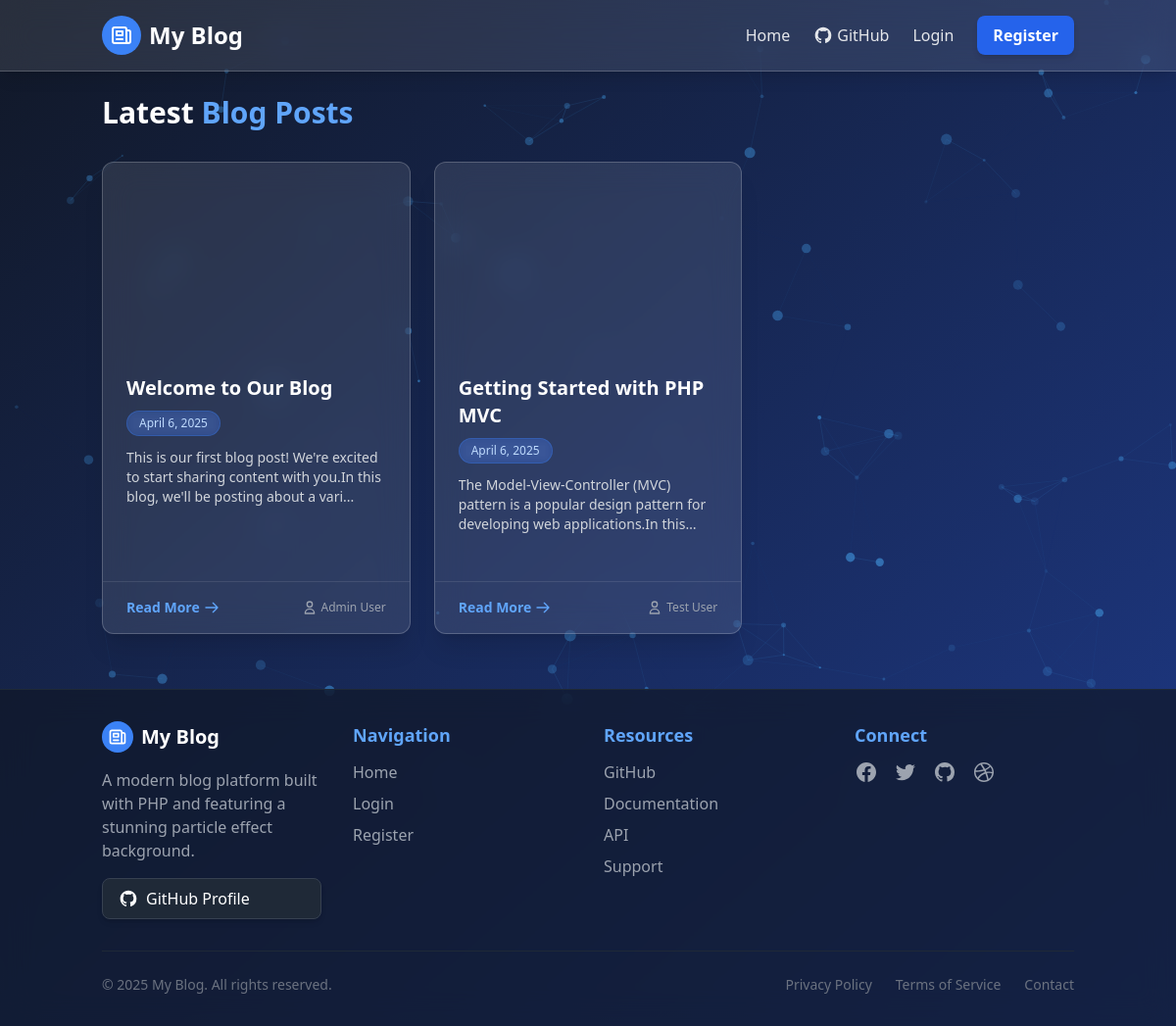
The page / on the database its author committed.
### tables this page shows
CREATE TABLE IF NOT EXISTS posts (
  id INT AUTO_INCREMENT PRIMARY KEY,
  user_id INT NOT NULL,
  title VARCHAR(255) NOT NULL,
  slug VARCHAR(255) NOT NULL UNIQUE,
  body TEXT NOT NULL,
  image VARCHAR(255) NOT NULL DEFAULT 'noimage.jpg',
  status ENUM('published', 'draft') NOT NULL DEFAULT 'published',
  created_at TIMESTAMP DEFAULT CURRENT_TIMESTAMP,
  updated_at TIMESTAMP DEFAULT CURRENT_TIMESTAMP ON UPDATE CURRENT_TIMESTAMP,
  FOREIGN KEY (user_id) REFERENCES users(id) ON DELETE CASCADE
);

CREATE TABLE IF NOT EXISTS users (
  id INT AUTO_INCREMENT PRIMARY KEY,
  name VARCHAR(255) NOT NULL,
  email VARCHAR(255) NOT NULL UNIQUE,
  username VARCHAR(50) NOT NULL UNIQUE,
  password VARCHAR(255) NOT NULL,
  role ENUM('admin', 'user') NOT NULL DEFAULT 'user',
  created_at TIMESTAMP DEFAULT CURRENT_TIMESTAMP,
  updated_at TIMESTAMP DEFAULT CURRENT_TIMESTAMP ON UPDATE CURRENT_TIMESTAMP
);

### app/controllers/Posts.php (called while the page is built, shortened)
<?php
class Posts extends Controller {
    private $postModel;
    public function __construct() {
        $this->postModel = $this->model('Post');
    }
    public function index() {
        $page = isset($_GET['page']) ? (int)$_GET['page'] : 1;
        $page = $page < 1 ? 1 : $page;
        $limit = 5;
        $offset = ($page - 1) * $limit;
        $posts = $this->postModel->getPosts($limit, $offset);
        $totalPosts = $this->postModel->getTotalPosts();
        $totalPages = ceil($totalPosts / $limit);
        $data = [
            'posts' => $posts,
            'currentPage' => $page,
            'totalPages' => $totalPages
        ];
        $this->view('posts/index', $data);
    }
}
?>

### app/helpers/Router.php (called while the page is built, shortened)
<?php
class Router {
    protected $currentMethod = DEFAULT_METHOD;
    public function __construct() {
        $url = $this->getUrl();
        if(isset($url[0]) && file_exists('../app/controllers/' . ucwords($url[0]) . '.php')) {
            unset($url[0]);
        }
        $this->currentController = new $this->currentController;
        if(isset($url[1])) {
            if(method_exists($this->currentController, $url[1])) {
                $this->currentMethod = $url[1];
                unset($url[1]);
            }
        }
        $this->params = $url ? array_values($url) : [];
        call_user_func_array([$this->currentController, $this->currentMethod], $this->params);
    }
    public function getUrl() {
        return ['posts', 'index'];
    }
}
?>

### public/index.php (called while the page is built, shortened)
<?php
require_once '../app/helpers/Router.php';
require_once '../app/models/Database.php';
$router = new Router();
?>

### app/models/Database.php (called while the page is built, shortened)
<?php
class Database {
    private $host = DB_HOST;
    private $user = DB_USER;
    private $pass = DB_PASS;
    private $dbname = DB_NAME;
    private $dbh;
    private $stmt;
    public function __construct() {
        $dsn = 'mysql:host=' . $this->host . ';dbname=' . $this->dbname;
        $options = array(
            PDO::ATTR_PERSISTENT => true,
            PDO::ATTR_ERRMODE => PDO::ERRMODE_EXCEPTION
        );
        try {
            $this->dbh = new PDO($dsn, $this->user, $this->pass, $options);
        } catch(PDOException $e) {
            $this->error = $e->getMessage();
            echo 'Database Connection Error: ' . $this->error;
        }
    }
    public function query($sql) {
        $this->stmt = $this->dbh->prepare($sql);
    }
    public function bind($param, $value, $type = null) {
        if(is_null($type)) {
            switch(true) {
                case is_int($value):
                    $type = PDO::PARAM_INT;
                    break;
                default:
                    $type = PDO::PARAM_STR;
            }
        }
        $this->stmt->bindValue($param, $value, $type);
    }
    public function execute() {
        return $this->stmt->execute();
    }
    public function resultSet() {
        $this->execute();
        return $this->stmt->fetchAll(PDO::FETCH_OBJ);
    }
}
?>

### app/models/Post.php (called while the page is built, shortened)
<?php
class Post {
    private $db;
    public function __construct() {
        $this->db = new Database;
    }
    public function getPosts($limit = 10, $offset = 0) {
        $this->db->query('SELECT p.*, u.username, u.name
                          FROM posts p
                          INNER JOIN users u
                          ON p.user_id = u.id
                          WHERE p.status = :status
                          ORDER BY p.created_at DESC
                          LIMIT :limit OFFSET :offset');
        $this->db->bind(':status', 'published');
        $this->db->bind(':limit', $limit);
        $this->db->bind(':offset', $offset);
        return $this->db->resultSet();
    }
    public function getTotalPosts($status = 'published') {
        $this->db->query('SELECT COUNT(*) as total FROM posts WHERE status = :status');
        $this->db->bind(':status', $status);
        $row = $this->db->single();
        return $row->total;
    }
}
?>

### app/views/posts/index.php (the view, shortened to what this page needs)
<?php require APPROOT . '/views/includes/header.php'; ?>
<div class="relative z-10 mb-8 flex flex-col sm:flex-row justify-between items-start sm:items-center gap-4">
  <h1 class="text-3xl font-bold text-white">Latest <span class="text-blue-400">Blog Posts</span></h1>
</div>
<?php if(empty($data['posts'])) : ?>
  <div class="relative z-10 bg-white/10 backdrop-filter backdrop-blur-lg rounded-lg shadow-xl p-8 mb-6 transform transition-all duration-300 hover:scale-105 border border-white/20">
    <p class="text-white text-center text-lg">No posts available yet. Be the first to share your thoughts!</p>
  </div>
<?php else : ?>
  <div class="relative z-10 grid grid-cols-1 sm:grid-cols-2 lg:grid-cols-3 gap-6 mb-8">
    <?php foreach($data['posts'] as $post) : ?>
      <div class="blog-card bg-white/10 backdrop-filter backdrop-blur-lg rounded-xl shadow-xl overflow-hidden border border-white/20 flex flex-col h-full">
        <div class="image-container">
        </div>
        <div class="p-6 flex-grow content-area">
          <div class="flex justify-between items-start mb-2">
            <h2 class="text-xl font-bold text-white hover:text-blue-400 transition-colors duration-300">
              <a href="<?php echo BASE_URL; ?>/posts/show/<?php echo $post->id; ?>">
                <?php echo $post->title; ?>
              </a>
            </h2>
          </div>
          <span class="inline-block bg-blue-600/30 text-blue-200 text-xs px-3 py-1 rounded-full mb-3 backdrop-blur-sm border border-blue-500/30">
            <?php echo date('F j, Y', strtotime($post->created_at)); ?>
          </span>
          <p class="text-gray-300 mb-4 text-sm truncate-text"><?php echo substr(strip_tags($post->body), 0, 120) . '...'; ?></p>
        </div>
        <div class="px-6 pb-4 flex justify-between items-center border-t border-white/10 pt-4 mt-2">
          <a href="<?php echo BASE_URL; ?>/posts/show/<?php echo $post->id; ?>" class="text-blue-400 hover:text-blue-300 text-sm font-semibold flex items-center transition-colors duration-300">
            Read More
            <svg xmlns="http://www.w3.org/2000/svg" class="h-4 w-4 ml-1 transition-transform duration-300 group-hover:translate-x-1" fill="none" viewBox="0 0 24 24" stroke="currentColor">
              <path stroke-linecap="round" stroke-linejoin="round" stroke-width="2" d="M14 5l7 7m0 0l-7 7m7-7H3" />
            </svg>
          </a>
          <div class="text-xs text-gray-400 flex items-center">
            <svg xmlns="http://www.w3.org/2000/svg" class="h-4 w-4 mr-1" fill="none" viewBox="0 0 24 24" stroke="currentColor">
              <path stroke-linecap="round" stroke-linejoin="round" stroke-width="2" d="M16 7a4 4 0 11-8 0 4 4 0 018 0zM12 14a7 7 0 00-7 7h14a7 7 0 00-7-7z" />
            </svg>
            <?php echo $post->name; ?>
          </div>
        </div>
      </div>
    <?php endforeach; ?>
  </div>
<?php endif; ?>
<?php require APPROOT . '/views/includes/footer.php'; ?>

### public/css/style.css (style rules this page uses)
.blog-card { transition: all 0.4s cubic-bezier(0.175, 0.885, 0.32, 1.275); transform: translateY(0); backdrop-filter: blur(10px); -webkit-backdrop-filter: blur(10px); position: relative; overflow: hidden; height: 100%; display: flex; flex-direction: column; }
.blog-card .image-container { height: 12rem; overflow: hidden; position: relative; }
.blog-card .content-area { flex-grow: 1; overflow: hidden; }
.blog-card .truncate-text { overflow: hidden; text-overflow: ellipsis; display: -webkit-box; -webkit-line-clamp: 3; -webkit-box-orient: vertical; }

### rows shown on the page
posts: title "Welcome to Our Blog", created_at "April 6, 2025", body "This is our first blog post! We're excited to start sharing content with you.In this blog, we'll be posting about a vari", user.name "Admin User"
posts: title "Getting Started with PHP MVC", created_at "April 6, 2025", body "The Model-View-Controller (MVC) pattern is a popular design pattern for developing web applications.In…", user.name "Test User"

### other values the page prints
APP_NAME "My Blog"
